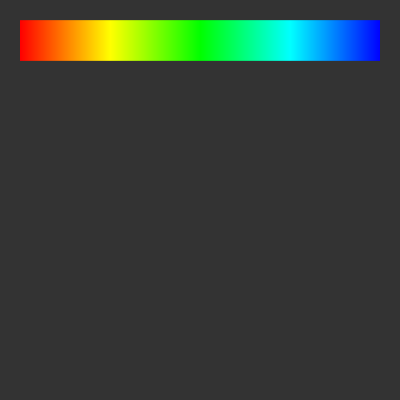
Frame 1 (no input)
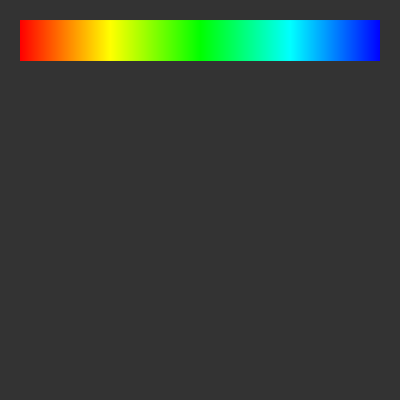
Frame 2 (the mouse pressed at the canvas centre, redrawn once)

The Processing sketch that drew these frames (run headless with seeded random() and noise(); the mouse was pressed at the canvas centre and the sketch redrawn once):

// Processing sketch: colorBar
// ── colorBar.pde
color from =   color(255, 0, 0);
color to = color(0, 0, 255);

void setup(){
  size(400, 400);
  noStroke();
  noLoop();
  background(51);
  colorMode(HSB, 255);
}

void draw(){
  lerpBar(20, 20, 360, 40, from, to);
}

void lerpBar(int x, int y, int w, int h, color... colors) {
  pushStyle();
  for (int i=0; i<w; i++) {
    stroke(lerpColors(float(i)/w, colors));
    line(x+i, y, x+i, y+h);
  }
  popStyle();
}

color lerpColors(float amt, color... colors) {
  if(colors.length==1){
    return colors[0];
  }
  float cunit = 1.0/(colors.length-1);
  return lerpColor(colors[floor(amt / cunit)], colors[ceil(amt / cunit)], amt%cunit/cunit);
}
